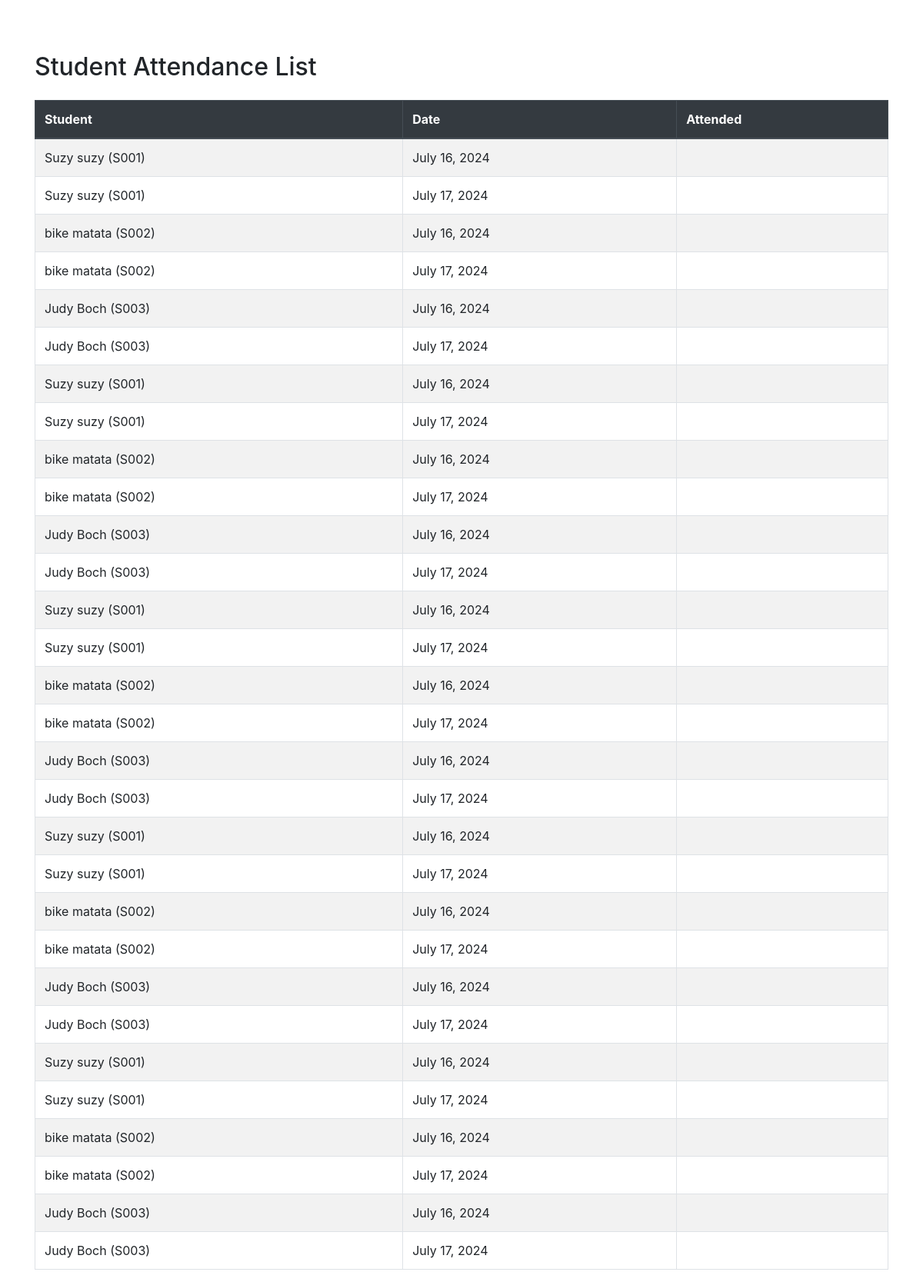
The app's page /student/student_attendance_list/ with its own data.
### student_management_app/models.py (models this page shows, shortened)
class Attendance(models.Model):
    student = models.ForeignKey(Student, on_delete=models.CASCADE)
    course = models.ForeignKey(Course, on_delete=models.CASCADE)
    date = models.DateField()
    status = models.CharField(max_length=10, choices=[
        ('Present', 'Present'),
        ('Absent', 'Absent'),
        ('Late', 'Late'),
    ])

class Student(models.Model):
    user = models.OneToOneField(User, on_delete=models.CASCADE, null=False, blank=True)
    first_name = models.CharField(max_length=30)
    last_name = models.CharField(max_length=30)
    date_of_birth = models.DateField()
    admission_number = models.CharField(max_length=20, unique=True)
    date_admitted = models.DateField()
    address = models.TextField()
    gender = models.CharField(max_length=1, choices=[('M', 'Male'), ('F', 'Female')])
    guardian_name = models.CharField(max_length=100)
    guardian_contact = models.CharField(max_length=20)
    email = models.EmailField()
    phone = models.CharField(max_length=20)
    active = models.BooleanField(default=True)
    profile_picture = models.ImageField(upload_to='profile_pics/', blank=True, null=True)
    extra_curricular_activities = models.TextField(blank=True, null=True)
    def __str__(self):
        return f"{self.first_name} {self.last_name} ({self.admission_number})"

### student_management_app/views.py (the view)
# urls.py: path('student_attendance_list/', views.student_attendance_list, name='student_attendance_list'),
def student_attendance_list(request):
    attendances = Attendance.objects.all()  # Fetch all attendance records
    context = {
        'attendances': attendances,
    }
    return render(request, 'student_management_app/student_attendance_list.html', context)

### student_management_app/templates/student_management_app/student_attendance_list.html (shortened to what this page needs)
<!DOCTYPE html>
<html lang="en">
<head>
    <link rel="stylesheet" href="https://stackpath.bootstrapcdn.com/bootstrap/4.5.2/css/bootstrap.min.css">
</head>
<body>
    <div class="container">
        <h2 class="mt-5 mb-4">Student Attendance List</h2>
        <div class="table-responsive">
            <table class="table table-bordered table-striped">
                <thead class="thead-dark">
                    <tr>
                        <th>Student</th>
                        <th>Date</th>
                        <th>Attended</th>
                    </tr>
                </thead>
                <tbody>
                    {% for attendance in attendances %}
                        <tr>
                            <td>{{ attendance.student }}</td>
                            <td>{{ attendance.date }}</td>
                            <td>{{ attendance.attended }}</td>
                        </tr>
                    {% empty %}
                        <tr>
                            <td colspan="3">No attendance records found.</td>
                        </tr>
                    {% endfor %}
                </tbody>
            </table>
        </div>
    </div>
</body>
</html>

### student_management_app/templates/student_management_app/student_attendance_list.html (style rules this page uses)
body { padding-top: 20px; }

### records on screen
Attendance: student "Suzy suzy (S001)", date "July 16, 2024"
Attendance: student "Suzy suzy (S001)", date "July 17, 2024"
Attendance: student "bike matata (S002)", date "July 16, 2024"
Attendance: student "bike matata (S002)", date "July 17, 2024"
Attendance: student "Judy Boch (S003)", date "July 16, 2024"
Attendance: student "Judy Boch (S003)", date "July 17, 2024"
Attendance: student "Suzy suzy (S001)", date "July 16, 2024"
Attendance: student "Suzy suzy (S001)", date "July 17, 2024"
Attendance: student "bike matata (S002)", date "July 16, 2024"
Attendance: student "bike matata (S002)", date "July 17, 2024"
Attendance: student "Judy Boch (S003)", date "July 16, 2024"
Attendance: student "Judy Boch (S003)", date "July 17, 2024"
Attendance: student "Suzy suzy (S001)", date "July 16, 2024"
Attendance: student "Suzy suzy (S001)", date "July 17, 2024"
Attendance: student "bike matata (S002)", date "July 16, 2024"
Attendance: student "bike matata (S002)", date "July 17, 2024"
Attendance: student "Judy Boch (S003)", date "July 16, 2024"
Attendance: student "Judy Boch (S003)", date "July 17, 2024"
Attendance: student "Suzy suzy (S001)", date "July 16, 2024"
Attendance: student "Suzy suzy (S001)", date "July 17, 2024"
Attendance: student "bike matata (S002)", date "July 16, 2024"
Attendance: student "bike matata (S002)", date "July 17, 2024"
Attendance: student "Judy Boch (S003)", date "July 16, 2024"
Attendance: student "Judy Boch (S003)", date "July 17, 2024"
Attendance: student "Suzy suzy (S001)", date "July 16, 2024"
Attendance: student "Suzy suzy (S001)", date "July 17, 2024"
Attendance: student "bike matata (S002)", date "July 16, 2024"
Attendance: student "bike matata (S002)", date "July 17, 2024"
Attendance: student "Judy Boch (S003)", date "July 16, 2024"
Attendance: student "Judy Boch (S003)", date "July 17, 2024"
